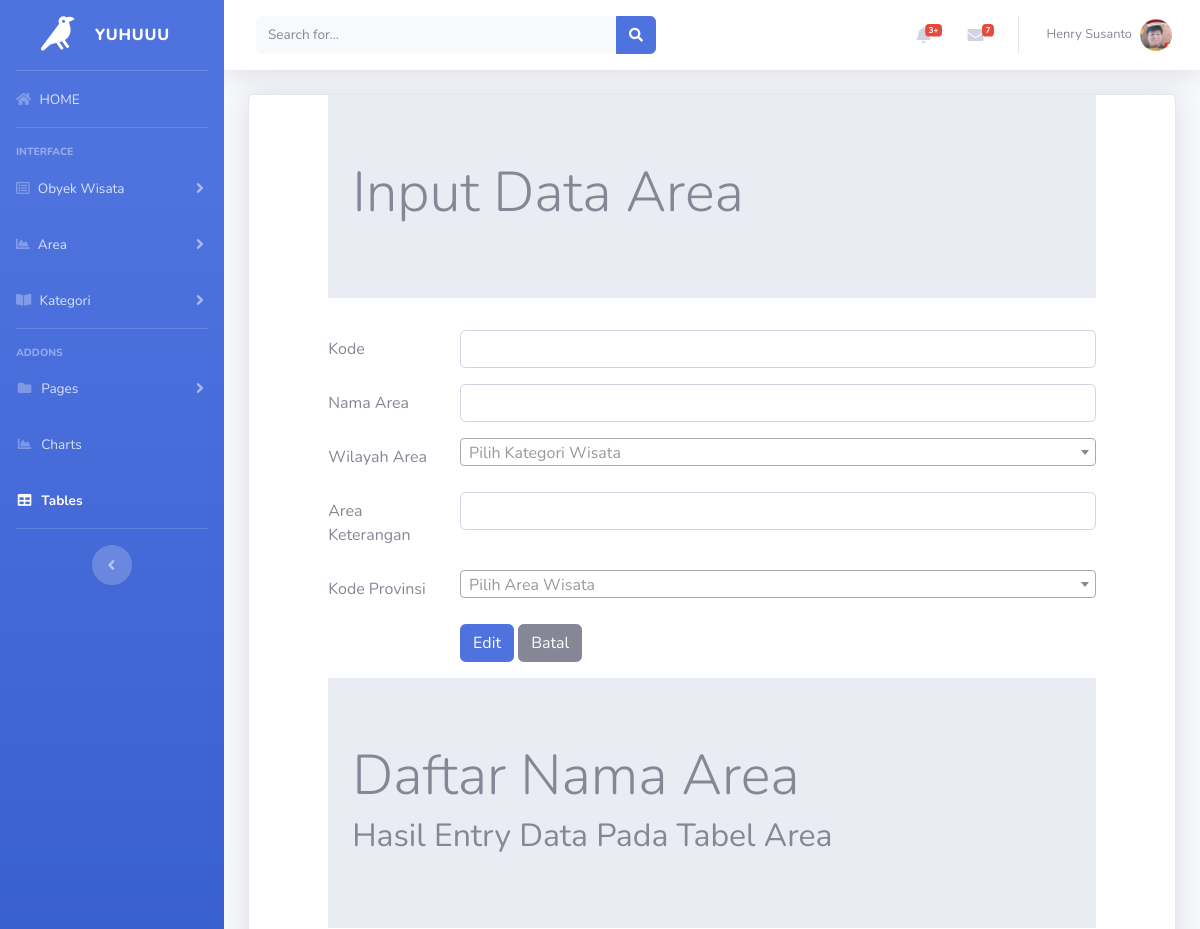
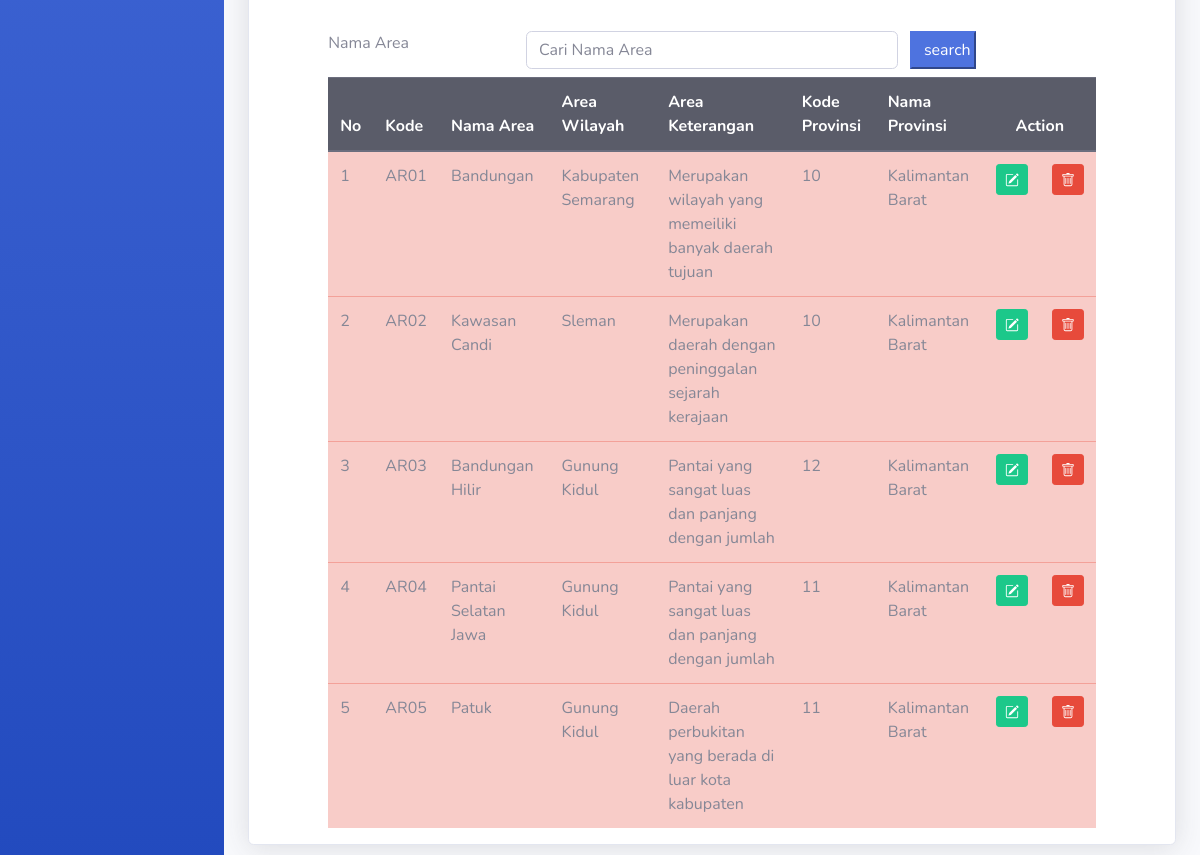
The page /areaedit.php on the database its author committed (2 pictures, top to bottom).
### tables this page shows
CREATE TABLE `area` (
  `areaID` char(4) NOT NULL,
  `areanama` char(35) NOT NULL,
  `areawilayah` char(35) NOT NULL,
  `areaketerangan` varchar(255) NOT NULL,
  `povinsiID` char(2) NOT NULL
);

CREATE TABLE `provinsi` (
  `provinsiID` char(2) NOT NULL,
  `provinsinama` char(25) NOT NULL,
  `provinsitglberdiri` date NOT NULL
);

### areaedit.php (the view, shortened to what this page needs)
<!DOCTYPE html>
<?php
  include "includes/config.php";
  $areakode = $_GET["ubah"];
  $editarea = mysqli_query($connection,"SELECT * FROM area
    WHERE areaID = '$areakode' ");
  $rowedit = mysqli_fetch_array($editarea);
?>
<html lang="en">
<head>
  <link rel="stylesheet"  type="text/css" href="https://cdnjs.cloudflare.com/ajax/libs/select2/4.0.3/css/select2.min.css">
	<link rel="stylesheet" href="css/bootstrap.min.css">
</head>
<?php include"header.php";?>
<div class="container-fluid">
<div class="card shadow mb-4">
<div class="row">
	<div class="col-sm-1">
 </div>
 <div class="col-sm-10">
   <div class="jumbotron jumbotron-fluid">
				<div class="container">
					<h1 class="display-4">Input Data Area</h1>
				</div>
			</div>
 <form method="POST">
  <div class="form-group row">
    <label for="kodedestinasi" class="col-sm-2 col-form-label">Kode</label>
    <div class="col-sm-10">
      <input type="Text" class="form-control" id="kodedestinasi" name= "inputkode" value="<?php echo $rowedit["areaID"]?>">
    </div>
  </div>
  <div class="form-group row">
    <label for="area" class="col-sm-2 col-form-label">Nama Area</label>
    <div class="col-sm-10">
      <input type="Text" class="form-control" id="area" name ="inputnama"  value="<?php echo $rowedit["areanama"]?>">
    </div>
  </div>
  <div class="form-group row">
    <label for="refkategori" class="col-sm-2 col-form-label">Wilayah Area  </label>
  <div class="col-sm-10">
</div>
  </div>
  <div class="form-group row">
    <label for="areket" class="col-sm-2 col-form-label">Area Keterangan </label>
    <div class="col-sm-10">
      <input type="Text" class="form-control" id="areket" name = "areket" value="<?php echo $rowedit["areaketerangan"]?>">
    </div>
  </div>
  <div class="form-group row">
    <label for="refkategori" class="col-sm-2 col-form-label">Kode Provinsi </label>
  <div class="col-sm-10">
</div>
  </div>
 <div class="form-group row">
    <div class="col-sm-2">
    </div>
    <div class="col-sm-10">
    <input type="submit" class="btn btn-primary" value="Edit" name="Edit">
    <input type="reset" class="btn btn-secondary" value="Batal" name="Batal" >
  </div>
</div>
</form>
 </div>
<div class="col-sm-1">
 </div>
</div>
	<div class="row">
		<div class="col-sm-1"></div>
		<div class="col-sm-10">
			<div class="jumbotron jumbotron-fluid">
				<div class="container">
					<h1 class="display-4">Daftar Nama Area </h1>
					<h2> Hasil Entry Data Pada Tabel Area </h2>
				</div>
			</div>
	<form method="POST">
		<div class="form-group row mb-2">
			<label for="search" class="col-sm-3 ">Nama Area</label>
			<div class="col-sm-6">
				<input type="text" name="search" class="form-control" id="search" value="<?php if(isset($_POST['search'])) {echo $_POST['search'];}?>" placeholder="Cari Nama Area">
			</div>
			<input type="submit" name="kirim" class="col-sm-1 btn-primary" value="search">
		</div>
	</form>
     <table class="table table-hover table-danger ">
     	<thead class="thead-dark">
     		<tr>
     			<th>No</th>
     			<th>Kode</th>
     			<th>Nama Area</th>
     			<th>Area Wilayah</th>
     			<th>Area Keterangan</th>
     			<th>Kode Provinsi</th>
          <th>Nama Provinsi</th>
          <th colspan="2" style="text-align: center;">Action</th>
     		</tr>
     	</thead>
     <tbody>
	<?php
	if(isset($_POST["kirim"]))
	{
		$search = $_POST['search'];
		$query = mysqli_query($connection,"select area.*, area.areaID,area.areanama,provinsi.provinsiID,provinsi.provinsinama
			from area,provinsi
			where areanama like'%".$search."%'
			and area.provinsiID = provinsi.provinsiID");
	}else
	{
	$query = mysqli_query($connection, "select area.*, area.areaID,area.areanama,provinsi.provinsiID,provinsi.provinsinama
      from area,provinsi
      where area.povinsiID = provinsi.provinsiID");
  }
	$nomor = 1;
	while ($row = mysqli_fetch_array($query))
		{?>
			<tr>
				<td><?php echo $nomor; ?></td>
				<td><?php echo $row['areaID']; ?></td>
				<td><?php echo $row['areanama']; ?></td>
				<td><?php echo $row['areawilayah']; ?></td>
				<td><?php echo $row['areaketerangan']; ?></td>
				<td><?php echo $row['provinsiID']; ?></td>
				<td><?php echo $row['provinsinama']; ?></td>
     <td>
      <a href="areaedit.php?ubah=<?php echo $row["areaID"]?>"
        class = "btn btn-success btn-sm" title ="EDIT">
    </a>
    </td>
      <td>
         <a href="areahapus.php?hapus=<?php echo $row["areaID"]?>"
        class = "btn btn-danger btn-sm" title="DELETE">
  </a>
      </td>
		 	</tr>
		 <?php $nomor = $nomor+ 1; ?>
		<?php } ?>
	</tbody>
     </table>
		</div>
		<div class="col-sm-1"></div>
	</div>
</div>
</div>
</html>

### rows shown on the page
area: areaID "AR01", areanama "Bandungan", areawilayah "Kabupaten Semarang", areaketerangan "Merupakan wilayah yang memeiliki banyak daerah tujuan", provinsi.provinsiID "10", provinsi.provinsinama "Kalimantan Barat"
area: areaID "AR02", areanama "Kawasan Candi", areawilayah "Sleman", areaketerangan "Merupakan daerah dengan peninggalan sejarah kerajaan", provinsi.provinsiID "10", provinsi.provinsinama "Kalimantan Barat"
area: areaID "AR03", areanama "Bandungan Hilir", areawilayah "Gunung Kidul", areaketerangan "Pantai yang sangat luas dan panjang dengan jumlah", provinsi.provinsiID "12", provinsi.provinsinama "Kalimantan Barat"
area: areaID "AR04", areanama "Pantai Selatan Jawa", areawilayah "Gunung Kidul", areaketerangan "Pantai yang sangat luas dan panjang dengan jumlah", provinsi.provinsiID "11", provinsi.provinsinama "Kalimantan Barat"
area: areaID "AR05", areanama "Patuk", areawilayah "Gunung Kidul", areaketerangan "Daerah perbukitan yang berada di luar kota kabupaten", provinsi.provinsiID "11", provinsi.provinsinama "Kalimantan Barat"
